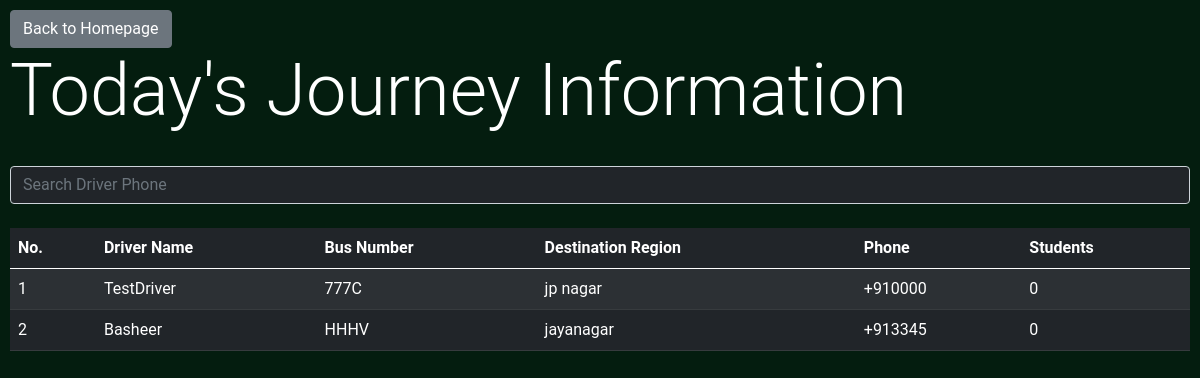
/admin/get_journey_info (signed in), run on an earlier commit of the app's database.
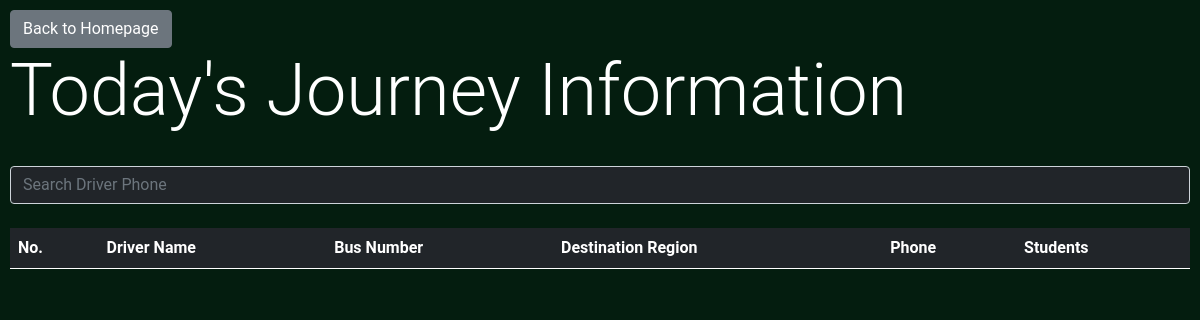
And on a later commit of the database.
### BusManager/models.py (models this page shows, shortened)
class DriverModel(db.Model):
	id = db.Column(db.Integer, primary_key=True)
	name = db.Column(db.String)
	phone = db.Column(db.String)
	bus_number = db.Column(db.String)
	location = db.relationship('LocationModel', secondary=driver_location_association, backref=db.backref('drivers', lazy='dynamic'))
	license_number  = db.Column(db.String)
	experience = db.Column(db.Integer) #Accept in terms of years
	average_rating = db.Column(db.Float) #1-5 Stars (decimal -> resolve in frontend)
	total_ratings = db.Column(db.Integer)
	rating_count = db.Column(db.Integer)
	profile_image = db.Column(db.String) #RawBytes or Hosted Location???
	is_verified = db.Column(db.Boolean)
	phone_verified = db.Column(db.Boolean)
	journeys = db.relationship('JourneyModel', backref='driver')
	timings = db.relationship('TimingModel', secondary=driver_timing_association, backref=db.backref('drivers', lazy='dynamic'))

class LocationModel(db.Model):
	id = db.Column(db.Integer, primary_key=True)
	location_name = db.Column(db.String)

### BusManager/admin/routes.py (the view)
@admin.route('/get_journey_info')
@login_required
def get_journey_info():
	data = []
	drivers = DriverModel.query.all()
	for driver in drivers:
		jn = 0
		for journey in driver.journeys:
			if(journey.timestamp.day == datetime.datetime.utcnow().day):
				jn += 1
		data.append({'driver': driver, 'students': jn})
	return render_template('journey_info.html', title='Journey Information', data=data)

### BusManager/models.py (called while the page is built)
@login_manager.user_loader
def load_user(user_id):
    return AdminUser.query.get(int(user_id))

### BusManager/templates/journey_info.html (shortened to what this page needs)
{% extends 'bs_layout.html' %}
{% block content %}
<a class="btn btn-secondary" href="{{url_for('admin.admin_home')}}">Back to Homepage</a>
<h1 class='display-2'>Today's Journey Information</h1>
<br>
<input type="text" id="searchbar" class="form-control bg-dark text-light" placeholder="Search Driver Phone" onkeyup="tableFilterer(4)"><br>
<table class="table table-striped table-dark" id="tbl">
  <thead>
    <tr>
    <th scope="col">No.</th>
      <th scope="col">Driver Name</th>
	  <th scope="col">Bus Number</th>
     <th scope="col">Destination Region</th>
      <th scope="col">Phone</th>
	  <th scope="col">Students</th>
    </tr>
  </thead>
  <tbody id='tbdy'>
    {% for e in data %}
      <tr onclick="getDetails({{e['driver'].id}})">
        <td>{{loop.index}}</td>
        <td>{{e['driver'].name}}</td>
        <td>{{e['driver'].bus_number}}</td>
        <td>{{e['driver'].location[0].location_name}}</td>
        <td class='phn'>{{e['driver'].phone}}</td>
        <td>{{e['students']}}</td>
      </tr>
    {% endfor %}
  </tbody>
</table>
{% endblock content %}

### BusManager/templates/bs_layout.html (shortened to what this page needs)
<!doctype html>
<html lang="en">
  <head>
    <link href="https://cdn.jsdelivr.net/npm/bootstrap@5.0.0-beta1/dist/css/bootstrap.min.css" rel="stylesheet">
<link rel="stylesheet" href="{{url_for('static', filename='main.css')}}">
  </head>
  <body>
	{% block content %}
	{% endblock content %}
  </body>
</html>

### BusManager/static/main.css (style rules this page uses)
body { background-color: rgb(4, 29, 15); color: white; padding: 10px; font-family: 'Roboto', sans-serif; }

What changed in the data, as far as the page shows it:
removed DriverModel: driver.name "TestDriver", driver.bus_number "777C", driver.phone "+910000"
removed LocationModel: driver "jp nagar"
removed DriverModel: driver.name "Basheer", driver.bus_number "HHHV", driver.phone "+913345"
no longer on this page (row unchanged): LocationModel: driver "jayanagar"
Also different on the page:
list line gone: "1 0"
list line gone: "2 0"
